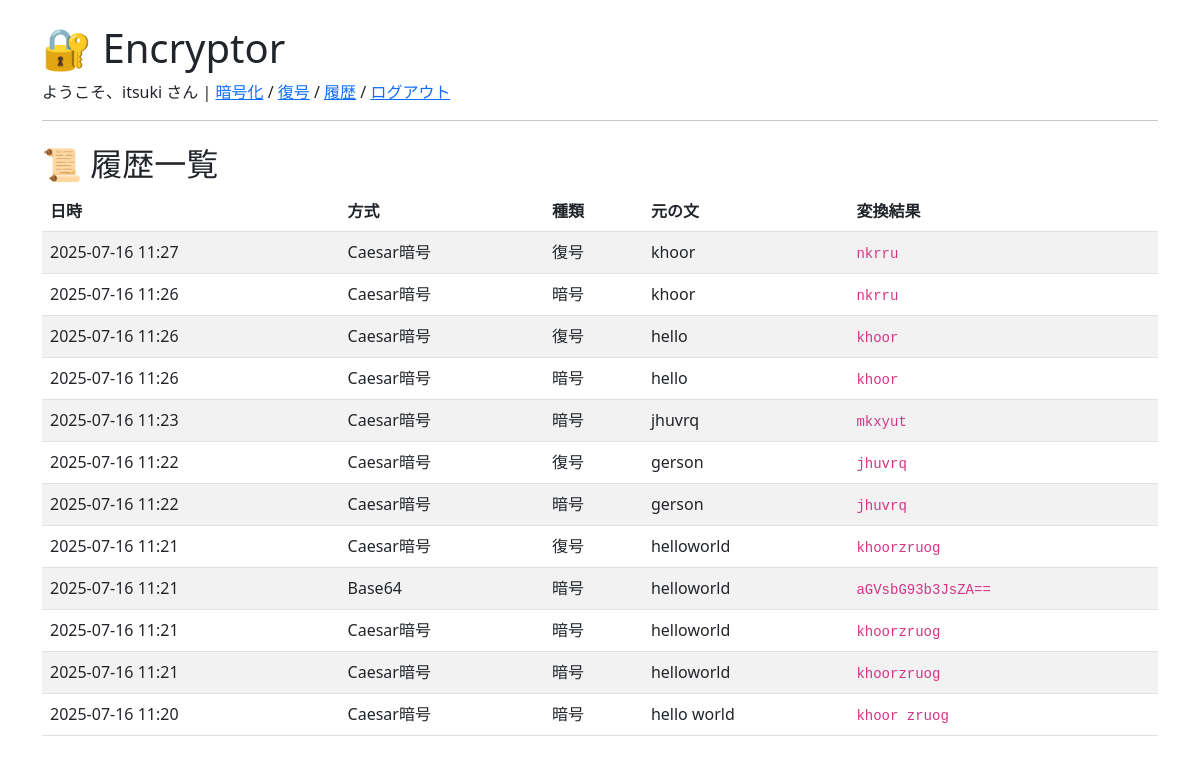
The page /history/ (signed in) on the database as committed earlier.
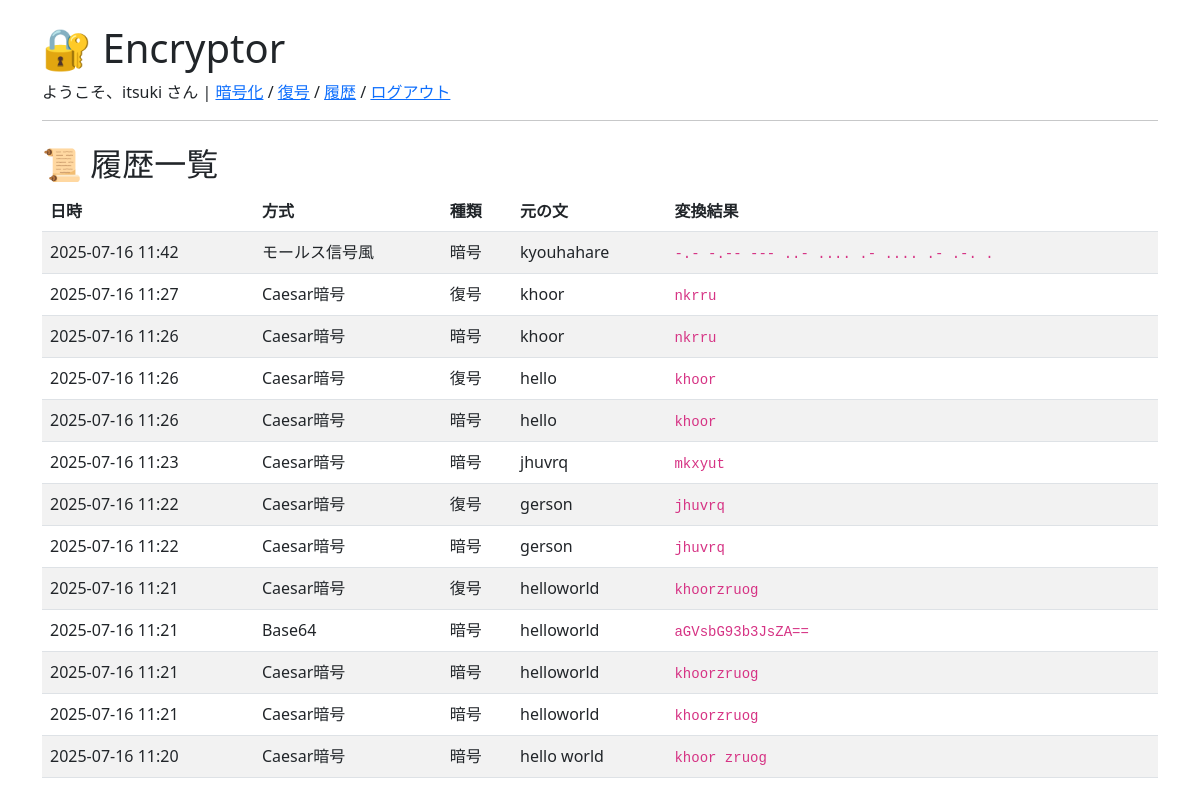
The same page on the database as committed later.
### crypto/models.py (models this page shows, shortened)
class CryptoLog(models.Model):
    ENCRYPTION_METHODS = [
        ('caesar', 'Caesar暗号'),
        ('base64', 'Base64'),
        ('random_substitution', 'ランダム置換暗号'),
        ('morse', 'モールス信号風'),
    ]
    user = models.ForeignKey(User, on_delete=models.CASCADE)
    original_text = models.TextField()
    encrypted_text = models.TextField()
    method = models.CharField(max_length=20, choices=ENCRYPTION_METHODS)
    is_decryption = models.BooleanField(default=False)  # False: 暗号化, True: 解読
    created_at = models.DateTimeField(auto_now_add=True)

### crypto/views.py (the view)
# urls.py: path('history/', views.history_view, name='history'),
@login_required
def history_view(request):
    logs = CryptoLog.objects.filter(user=request.user).order_by('-created_at')
    return render(request, 'crypto/history.html', {'logs': logs})

### crypto/templates/crypto/history.html
{% extends 'base.html' %}
{% block content %}
<h2>📜 履歴一覧</h2>
{% if logs %}
    <table class="table table-striped">
        <thead>
            <tr>
                <th>日時</th>
                <th>方式</th>
                <th>種類</th>
                <th>元の文</th>
                <th>変換結果</th>
            </tr>
        </thead>
        <tbody>
            {% for log in logs %}
                <tr>
                    <td>{{ log.created_at|date:"Y-m-d H:i" }}</td>
                    <td>{{ log.get_method_display }}</td>
                    <td>{{ log.is_decryption|yesno:"復号,暗号" }}</td>
                    <td>{{ log.original_text }}</td>
                    <td><code>{{ log.encrypted_text }}</code></td>
                </tr>
            {% endfor %}
        </tbody>
    </table>
{% else %}
    <p>履歴はまだありません。</p>
{% endif %}
{% endblock %}

Rows that differ between the two databases and show on the page:
added CryptoLog: created_at "2025-07-16 11:42", method "モールス信号風", is_decryption "暗号", original_text "kyouhahare", encrypted_text "-.- -.-- --- ..- .... .- .... .- .-. ."
